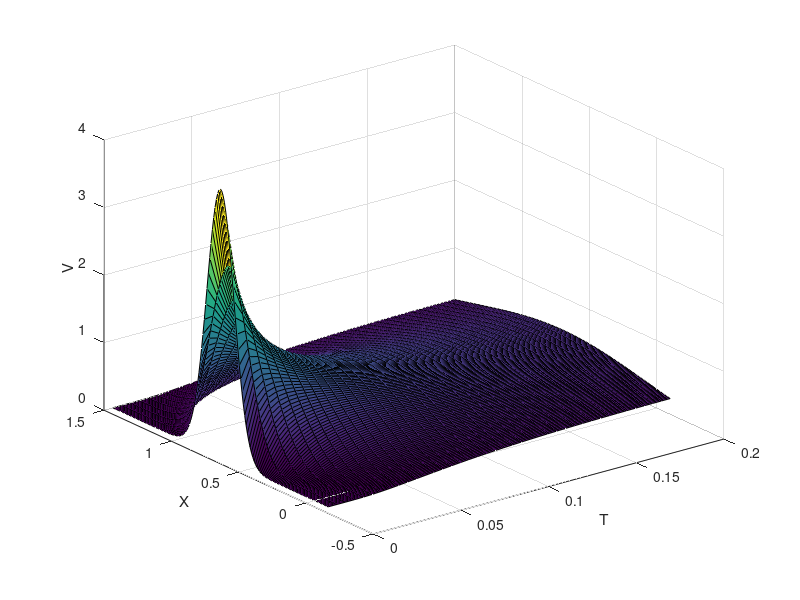
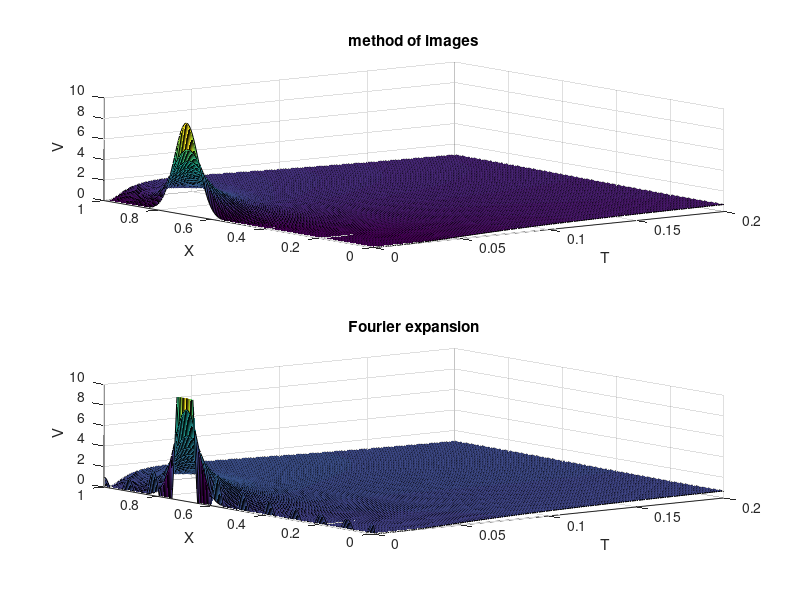
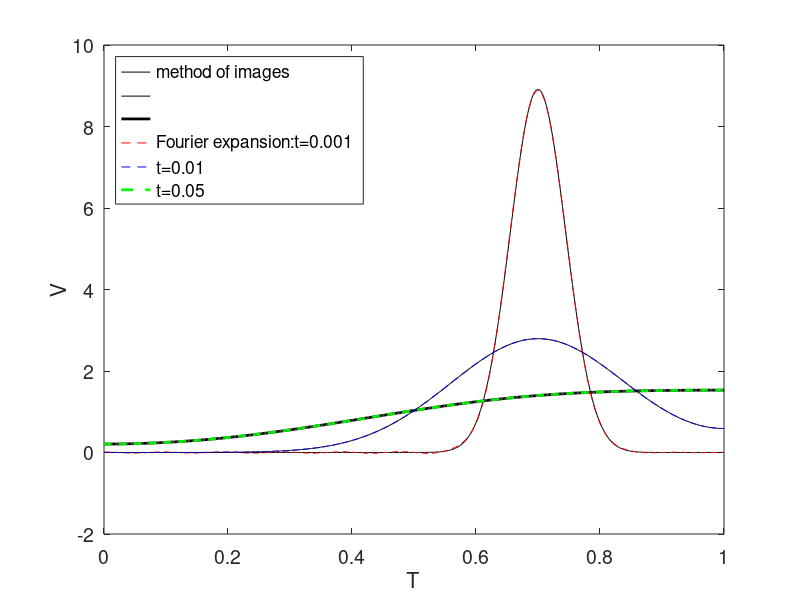

Here is the MATLAB script that generated these plots, in order:
% This code calculates the fundamental solution and a bunch of Green's
% functions for the cable equation on a finite domain. The Green's functions are calculated
% for sealed-end and closed-circuit ends (i.e., Neumann and Dirichlet BCs)
% and are calculated by a sum of fundamental solutions and by Fourier
% series. So there's a bunch of different curves.

function main
clear all
close all
clc

L = 1;
xi = 0.7*L;
tau = 0;
[T,X] = meshgrid(tau:0.005:tau+0.2,xi-0.8:0.01:xi+0.8);

% fundamental solution on infinite domain
Z = fund(T,X,xi,tau);
figure(1)
surf(T,X,Z)
xlabel('T')
ylabel('X')
zlabel('V')

% Green's function on finite domain. Sealed ends.
[T,X] = meshgrid(tau:0.001:tau+0.2,0:L/200:L);
Z1 = GMISE(T,X,xi,tau,L);  % method of images
Z2 = GFSSE(T,X,xi,tau,L);  % Fourier series
figure(2)
subplot(2,1,1)
surf(T,X,Z1)
xlabel('T'); ylabel('X'); zlabel('V')
title('method of images')
subplot(2,1,2)
surf(T,X,Z2)
xlabel('T'); ylabel('X'); zlabel('V')
title('Fourier expansion')
zlim([0,10])

% some plots for fixed T
tf = [0.001 0.01 0.05 0.1];
xf = linspace(0,L,500);
Vf1 = GMISE(tf(1),xf,xi,tau,L);
Vf2 = GMISE(tf(2),xf,xi,tau,L);
Vf3 = GMISE(tf(3),xf,xi,tau,L);
Vf1F = GFSSE(tf(1),xf,xi,tau,L);
Vf2F = GFSSE(tf(2),xf,xi,tau,L);
Vf3F = GFSSE(tf(3),xf,xi,tau,L);
figure(3)
plot(xf,Vf1,'k',xf,Vf2,'k',xf,Vf3,'k','LineWidth',2)
hold on
plot(xf,Vf1F,'r--',xf,Vf2F,'b--',xf,Vf3F,'g--','LineWidth',2)
xlabel('T'); ylabel('V')
legend('method of images','','','Fourier expansion:t=0.001','t=0.01','t=0.05','Location','northwest')
set(gca,'FontSize',14)



% % Green's function on finite domain: method of images. Short-Circuit ends.
% [T,X] = meshgrid(tau:0.005:tau+0.2,0:L/200:L);
% Z = GMISC(T,X,xi,tau,L);
% figure(4)
% subplot(2,1,1)
% surf(T,X,Z)
% xlabel('T')
% ylabel('X')
% zlabel('V')
% % some plots for fixed T
% tf = [0.001 0.01 0.05 0.1];
% xf = linspace(0,L,500);
% Vf1 = GMISC(tf(1),xf,xi,tau,L);
% Vf2 = GMISC(tf(2),xf,xi,tau,L);
% Vf3 = GMISC(tf(3),xf,xi,tau,L);
% subplot(2,1,2)
% plot(xf,Vf1,xf,Vf2,xf,Vf3,'LineWidth',2)
% ylim([0,25])


end

%------------------------------------------
% Fundamental solution
function out = fund(t,x,xi,tau)
    d1 = 1./sqrt(4*pi*(t-tau));
    d2 = exp(-(x-xi).^2./(4*(t-tau)));
    d3 = exp(-(t-tau));
    out = d1.*d2.*d3;
end


% Base term in Fourier expansion
function out = baseF(t,x,xi,tau,n,L)
    d1 = cos(n*pi*xi/L)*cos(n*pi*x/L);
    d2 = exp(-(1+(n*pi/L)^2)*(t-tau));
    out = d1.*d2/L;
end


% Greens function, Method of Images, Sealed Ends
function out = GMISE(T,X,xi,tau,L)
    out = fund(T,X,xi,tau) + ...
        fund(T,X,-xi,tau) + fund(T,X,2*L-xi,tau) + ...
        fund(T,X,2*L+xi,tau) + fund(T,X,-2*L+xi,tau);   % Only the first four corrections.
end


% Greens function, Method of Images, Short-Circuit Ends
function out = GMISC(T,X,xi,tau,L)
    out = fund(T,X,xi,tau) - fund(T,X,-xi,tau) + fund(T,X,2*L+xi,tau) - fund(T,X,-2*L-xi,tau) + ...
     fund(T,X,3*L+xi,tau) - fund(T,X,-3*L-xi,tau) ...
     - fund(T,X,2*L-xi,tau) + fund(T,X,-2*L+xi,tau) - fund(T,X,3*L-xi,tau) + fund(T,X,-3*L+xi,tau) - ...
     fund(T,X,4*L-xi,tau);
end


% Greens function, Fourier series, Sealed Ends
function out = GFSSE(t,x,xi,tau,L)
out = baseF(t,x,xi,tau,0,L);
for i=1:20
    out = out + baseF(t,x,xi,tau,i,L) + baseF(t,x,xi,tau,-i,L);
end
end
